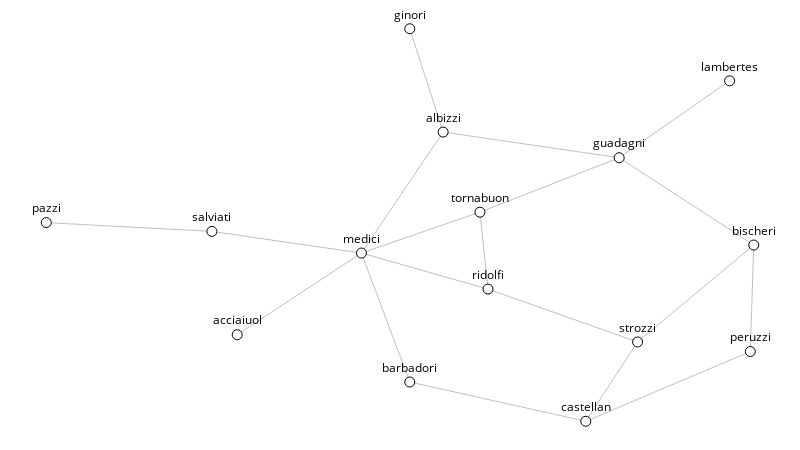

Notebook source saved alongside this figure:
### Code cell
g = sn.load_graph('Renaissance.gml', has_pos=True)

sn.show_graph(g, nlab=True)

### Figure 1 — Plotly figure (JSON) as saved in the notebook; plotly's stock layout.template omitted (floating-point values rounded to 4 significant figures)
{"data": [{"hoverinfo": "none", "line": {"color": "rgb(192, 192, 192)", "width": 1}, "mode": "lines", "x": [0.5138, 0.561, null, 0.9659, 0.8098, null, 0.561, 0.8098, null, 0.561, 0.4455, null, 0.8098, 1, null, 0.8098, 0.613, null, 0, 0.2341, null, 0.2341, 0.4455, null, 0.4455, 0.613, null, 0.4455, 0.6244, null, 0.4455, 0.2699, null, 0.4455, 0.5138, null, 0.613, 0.6244, null, 1, 0.8358, null, 1, 0.9951, null, 0.6244, 0.8358, null, 0.8358, 0.7626, null, 0.9951, 0.7626, null, 0.5138, 0.7626, null], "y": [1, 0.7367, null, 0.8673, 0.6714, null, 0.7367, 0.6714, null, 0.7367, 0.4286, null, 0.6714, 0.449, null, 0.6714, 0.5327, null, 0.5061, 0.4837, null, 0.4837, 0.4286, null, 0.4286, 0.5327, null, 0.4286, 0.3367, null, 0.4286, 0.2204, null, 0.4286, 0.1, null, 0.5327, 0.3367, null, 0.449, 0.202, null, 0.449, 0.1776, null, 0.3367, 0.202, null, 0.202, 0, null, 0.1776, 0, null, 0.1, 0, null]}, {"hoverinfo": "none", "marker": {"color": "rgb(255, 255, 255)", "line": {"color": "rgb(0, 0, 0)", "width": 1}, "size": 10}, "mode": "markers+text", "text": ["ginori", "lambertes", "albizzi", "guadagni", "pazzi", "salviati", "medici", "tornabuon", "bischeri", "ridolfi", "acciaiuol", "strozzi", "peruzzi", "barbadori", "castellan"], "textfont": {"color": "rgb(0, 0, 0)"}, "textposition": "top center", "x": [0.5138, 0.9659, 0.561, 0.8098, 0, 0.2341, 0.4455, 0.613, 1, 0.6244, 0.2699, 0.8358, 0.9951, 0.5138, 0.7626], "y": [1, 0.8673, 0.7367, 0.6714, 0.5061, 0.4837, 0.4286, 0.5327, 0.449, 0.3367, 0.2204, 0.202, 0.1776, 0.1, 0]}], "layout": {"height": 450, "margin": {"b": 0, "l": 0, "r": 0, "t": 0}, "showlegend": false, "width": 800, "xaxis": {"showgrid": false, "showticklabels": false, "zeroline": false}, "yaxis": {"showgrid": false, "showticklabels": false, "zeroline": false}}}
